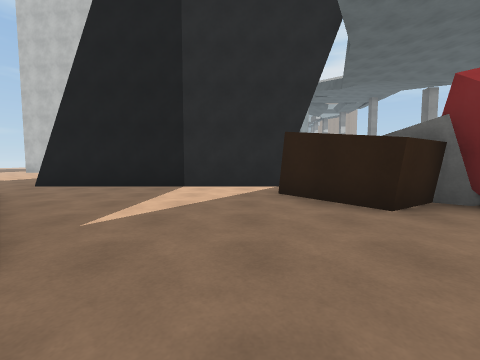
view 1 (above)

24 first-person views from a walk through a 3-D level made in the Unity game engine. The camera is 1.2 m above the floor, tilts 4° down and sees 90° across. The floor is counted in squares, 2 m on a side. Each view is taken from the middle of a square. On the plan, view 1 faces up. The plan holds only what a view shows up to about 9 squares ahead; the rest is blank. The place goes on beyond the plan. The player character is not drawn. Surface patterns are stand-ins for the level's own textures.

view 2
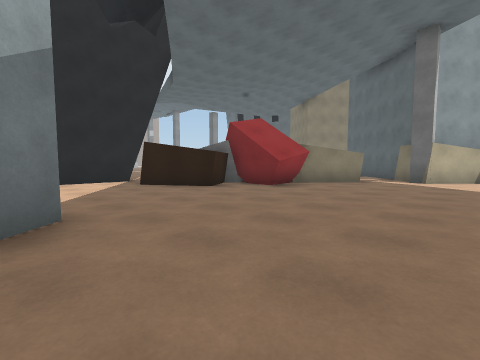

view 3
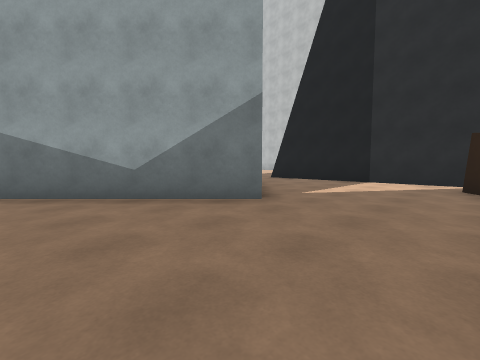

view 4
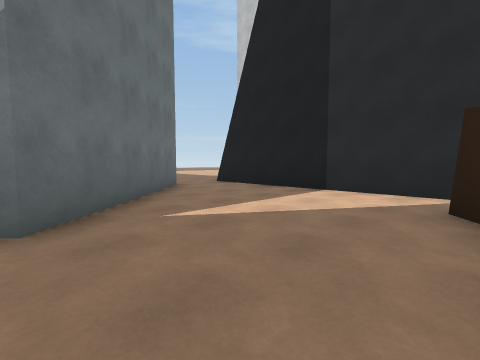

view 5
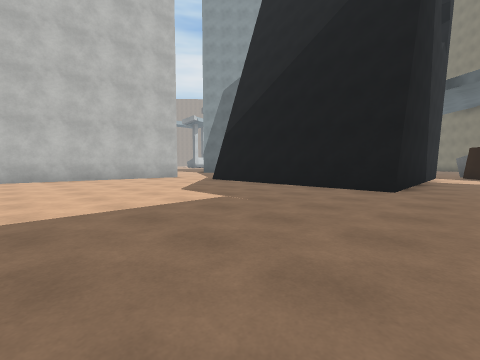

view 6
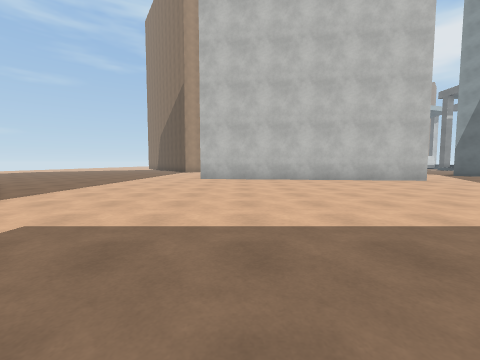

view 7
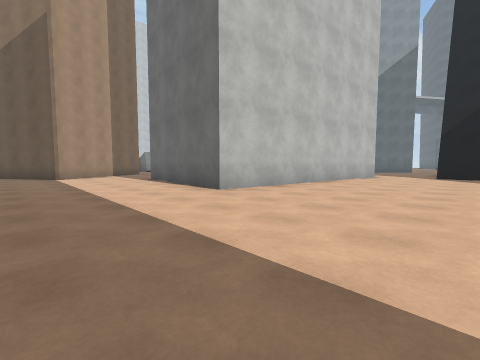

view 8
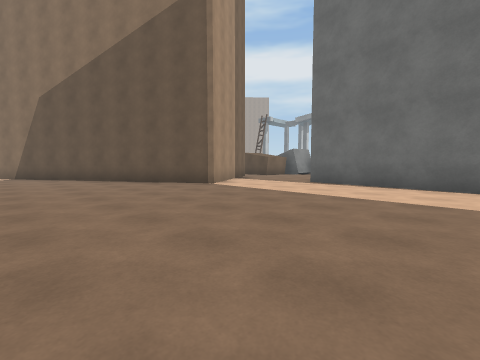

view 9
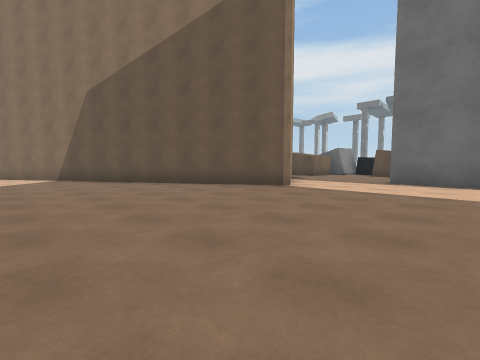

view 10
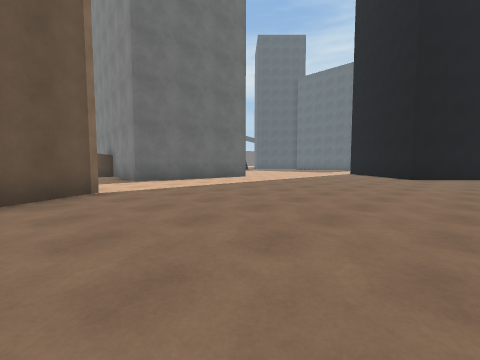

view 11
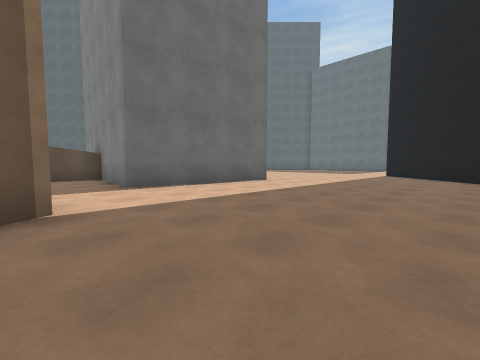

view 12
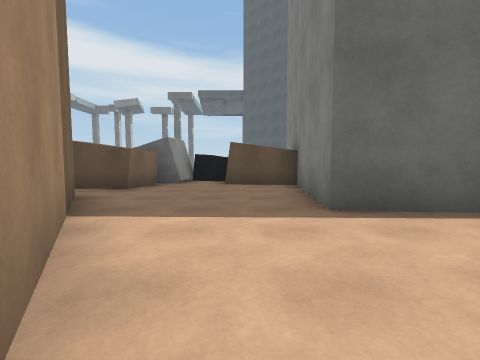

view 13
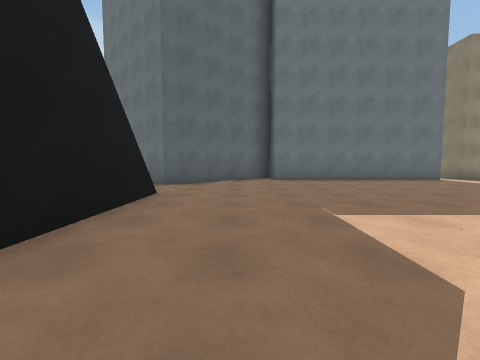

view 14
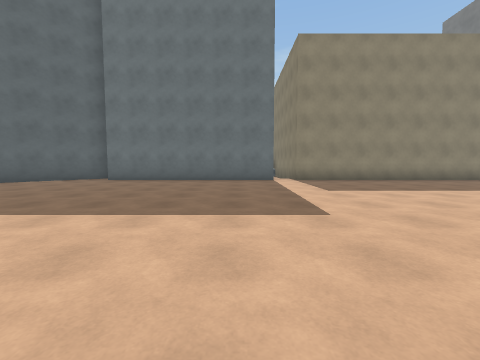

view 15
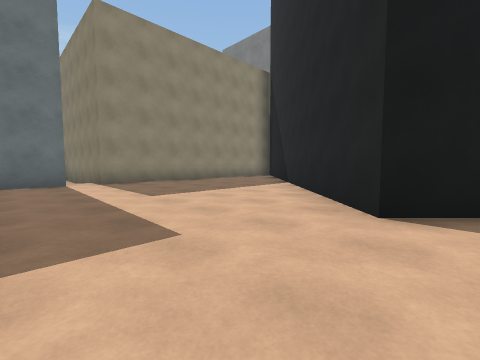

view 16
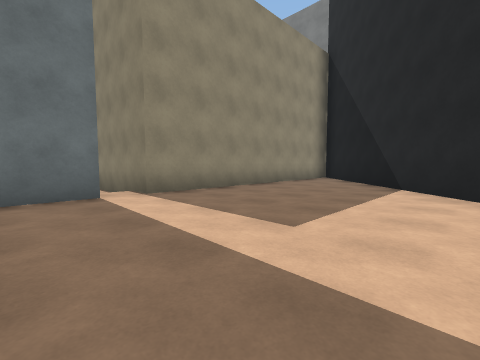

view 17
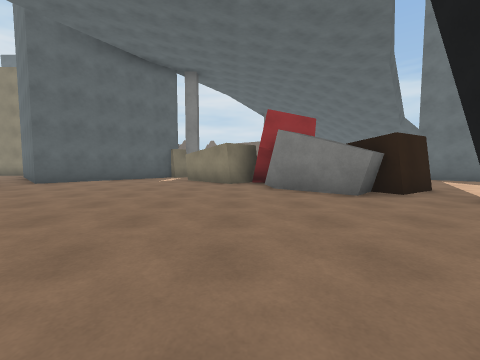

view 18
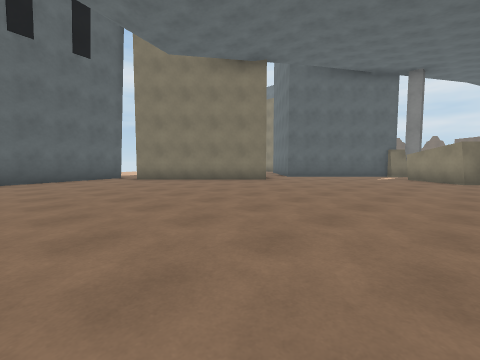

view 19
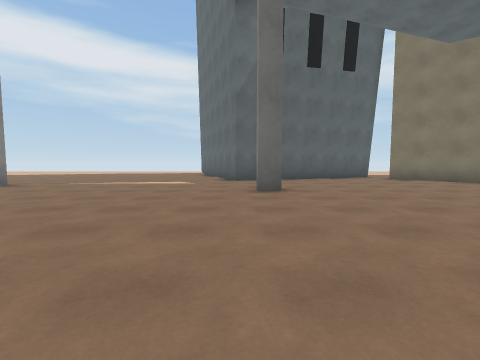

view 20
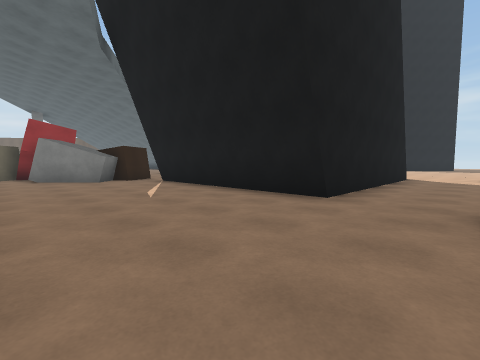

view 21
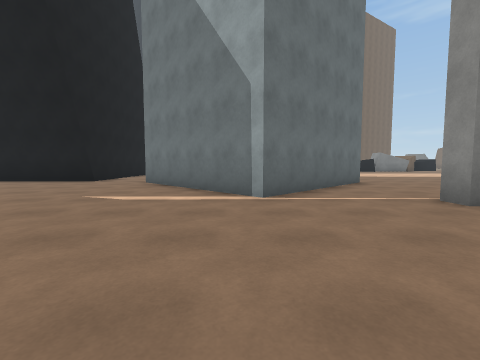

view 22
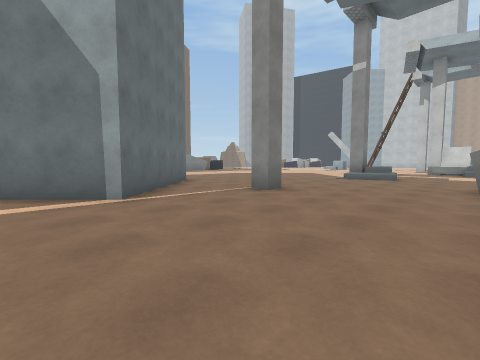

view 23
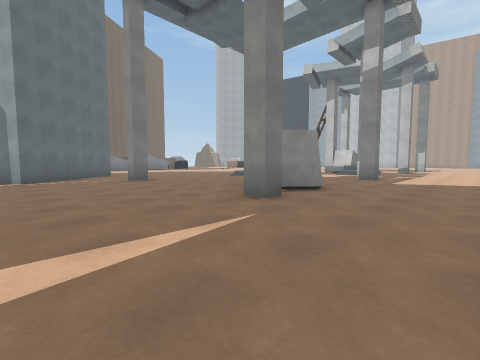

view 24
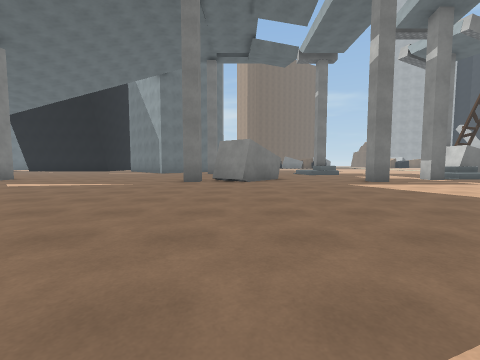

### Floor plan
Points are (right, up) in squares from view 1. A wall is a line through its corners. A room is listed if a view was taken in it or the views show most of it. See-through windows are left out.
Room 1 (views 1, 2, 3, 4)
walls: (2, 2.9) (0.8, 4.7); (3.1, 1.8) (3.2, 3.7); (3.3, 3.3) (3, 3.6); (4.5, 1.7) (3, 1.6); (6.1, 0.5) (4.5, 1.9); (1.1, 6.2) (-3.6, 6.2); (-4.9, 4.4) (-1.6, 1.1) (-4.7, -2); (8, -2) (6.9, -1) (6.9, -0.4)
low walls: (4.5, 1.9) (3.1, 1.8)
ways out: opening at (-4.5, 5.5) to room 2; opening at (1, 6) to room 3; opening at (7, 0) to room 3
Room 2 (views 5, 6, 7, 8, 9, 10, 11, 12, 13, 14, 15, 16)
walls: (-21.1, 10.8) (-19.3, 12.6) (-15.9, 9.2) (-21.5, 3.6); (-5.6, 14.2) (-13.5, 15.1) (-12.9, 19.8); (-14.2, 2.4) (-8.2, 2.4); (-15.5, 21.6) (-21, 30.4); (-5.3, 6.5) (-5.3, 12.2); (-5, 6.5) (-5, 11.9); (-3.6, 6.2) (-5.1, 6.2); (-7.4, 1.9) (-4.9, 4.4); (-21.5, 2.4) (-15, 2.4)
ways out: opening at (-4.5, 5.5) to room 1; opening at (-5, 13.5) to room 3; opening at (-13.5, 20.5) to room 4
Room 3 (views 17, 18, 19, 20, 21, 22, 23, 24)
walls: (5.7, 20.8) (5.7, 20.2) (5.1, 20.2); (11.4, 20.7) (11.4, 20.2) (10.9, 20.2); (9.9, 23.4) (11.4, 22.2) (10.6, 21.1); (10.1, 13) (10.1, 13.6) (10.6, 13.6); (1.5, 20.8) (4.9, 17.4) (1.5, 14); (11.4, 26.9) (11.4, 26.3) (10.9, 26.3); (10.4, 29.4) (10.4, 28.8) (9.9, 28.8); (14.9, 9.1) (13, 14.1) (14, 14.5); (10.5, 5) (13.9, 8.5); (-5.3, 12.2) (1.1, 12.2) (1.1, 6.2); (0.8, 4.7) (1.9, 5.4) (2.2, 5.1) (2.7, 5.7) (4.4, 4.1); (4.4, 2) (5.3, 3) (6.9, 1.6); (8.1, 0.1) (11, 3); (7.3, -0.4) (7.7, 0)
ways out: opening at (1, 6) to room 1; opening at (7, 0) to room 1; opening at (-5, 13.5) to room 2
Room 4 (no view inside)
walls: (-11.7, 24) (-15.5, 21.6); (-12.9, 19.8) (-9.5, 19.4) (-9.2, 21.5); (-9.2, 23.3) (-10.6, 23.5); (-8.3, 21.4) (-7.7, 22.7) (-8.9, 22.9) (-8.8, 23.5)
ways out: opening at (-13.5, 20.5) to room 2; opening at (-11, 24)

Positions as (right, up) in squares from view 1, and headings:
1: (0, 0), facing up
2: (-2, -2), facing up-right
3: (1, -2), facing up-left
4: (1, 1), facing up-left
5: (-11, 5), facing up-right
6: (-12, 6), facing up
7: (-17, 11), facing up-right
8: (-20, 16), facing up-right
9: (-21, 18), facing up-right
10: (-21, 23), facing down-right
11: (-19, 22), facing down-right
12: (-16, 21), facing right
13: (-7, 11), facing down
14: (-13, 11), facing down
15: (-13, 10), facing down-left
16: (-13, 7), facing down-left
17: (5, 10), facing down
18: (5, 12), facing down-right
19: (5, 14), facing right
20: (5, 14), facing down-left
21: (9, 17), facing left
22: (9, 16), facing up-left
23: (14, 17), facing up-left
24: (19, 22), facing left
